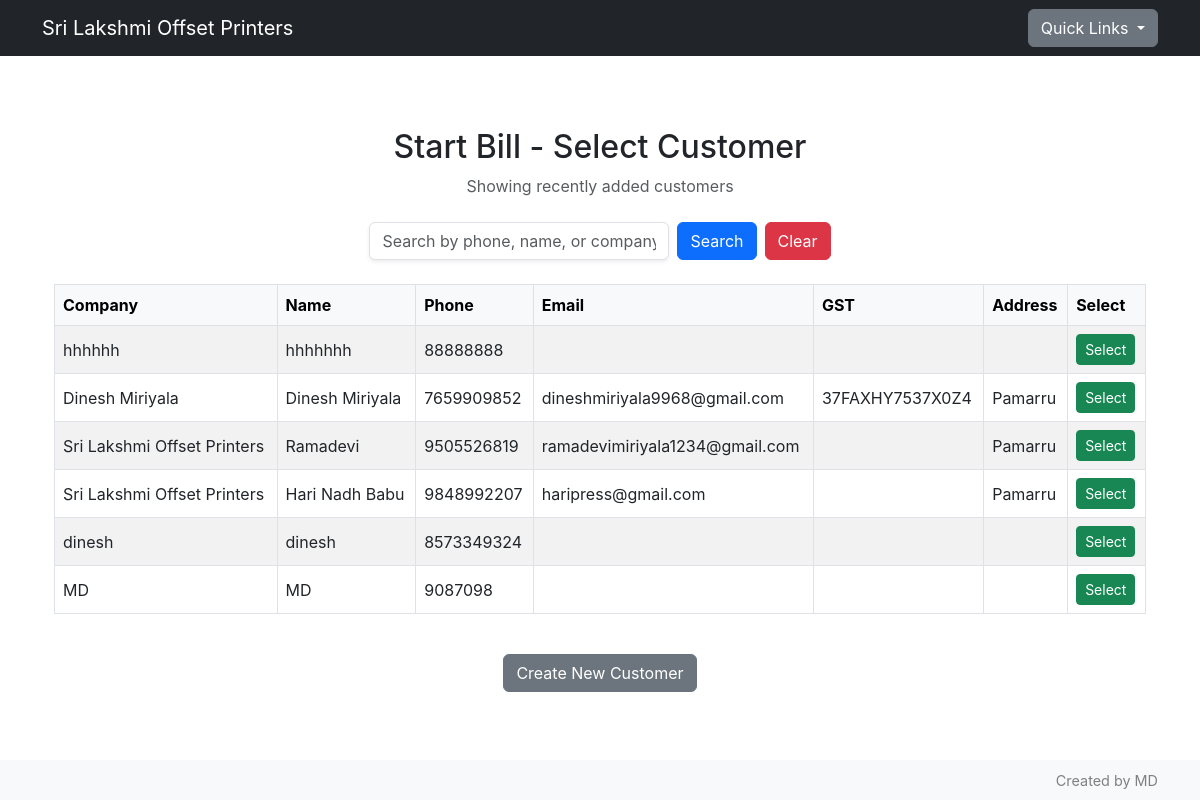
The app's page /select_customer, older data.
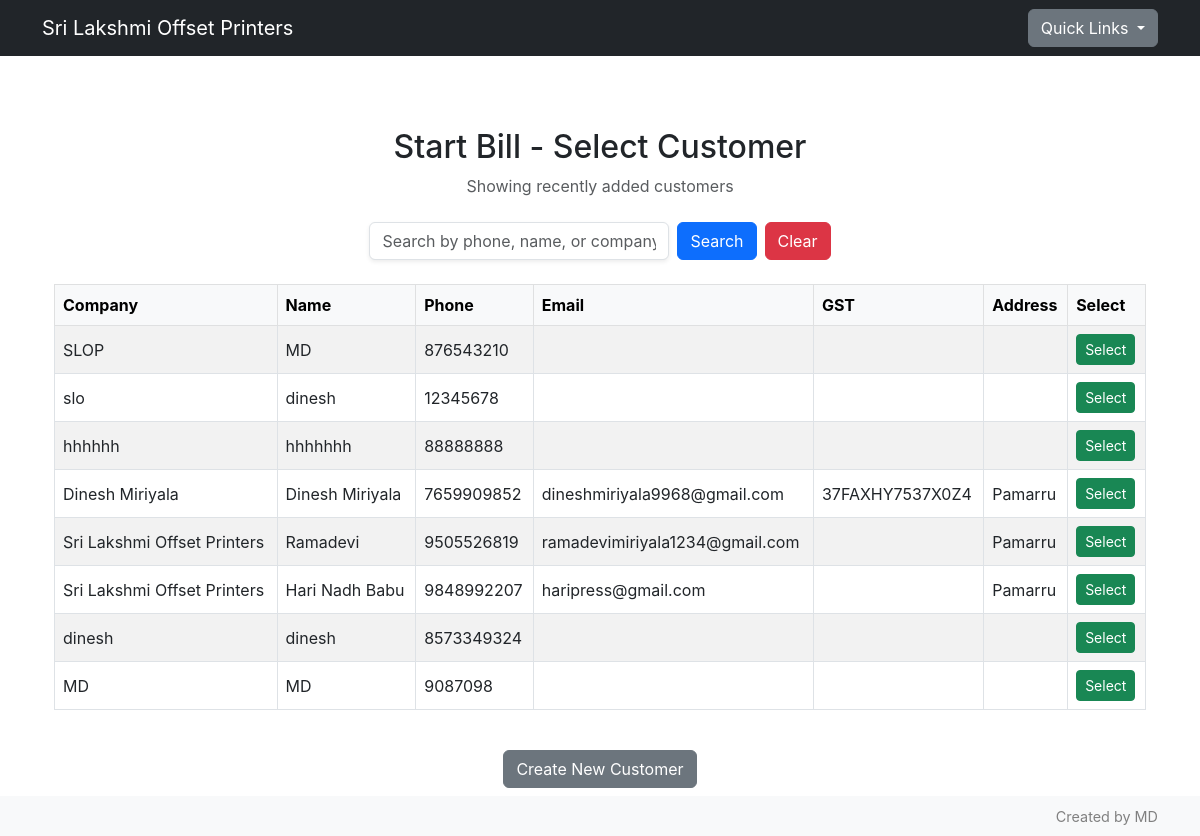
The same page, newer data.
### db/models.py (models this page shows)
class customer(db.Model):
    id = db.Column(db.Integer, primary_key=True)
    name = db.Column(db.String(50), nullable=False)
    company = db.Column(db.String(50))
    phone = db.Column(db.String(50), nullable=False, unique=True)
    email = db.Column(db.String(50))
    gst = db.Column(db.String(30))
    address = db.Column(db.Text)
    businessType = db.Column(db.String(50))
    invoices = db.relationship("invoice", backref="customer", lazy= True)
    createdAt = db.Column(db.DateTime, default=datetime.utcnow())

### app.py (the view)
@app.route('/select_customer', methods=['GET', 'POST'])
def select_customer():
    if request.method == 'POST':
        phone = request.form.get('customer')
        sel = customer.query.filter_by(phone=phone).first_or_404()
        return render_template('create_bill.html', customer=sel, inventory=item.query.all())
    q = (request.args.get('q') or '').strip()
    if q:
        like = f"%{q}%"
        customers = (customer.query
                     .filter((customer.phone.ilike(like)) |
                             (customer.name.ilike(like))  |
                             (customer.company.ilike(like)))
                     .order_by(customer.id.desc())
                     .limit(100)
                     .all())
    else:
        customers = (customer.query
                     .order_by(customer.id.desc())
                     .limit(25)
                     .all())
    return render_template('select_customer.html', customers=customers)

### templates/select_customer.html (shortened to what this page needs)
{% extends 'base.html' %}
{% block content %}
<div class="container py-4">
  <h2 class="mb-2 text-center">Start Bill - Select Customer</h2>
  {% if not request.args.get('q') %}
    <p class="text-center text-muted mb-4">Showing recently added customers</p>
  {% else %}
    <p class="text-center text-muted mb-4">Search results</p>
  {% endif %}
  <form method="GET" action="{{ url_for('select_customer') }}" class="row g-2 mb-4 justify-content-center align-items-end">
    <div class="col-auto">
      <input type="text" name="q" class="form-control shadow-sm" style="min-width: 300px;" placeholder="Search by phone, name, or company" value="{{ request.args.get('q', '') }}">
    </div>
    <div class="col-auto">
      <button type="submit" class="btn btn-primary">Search</button>
    </div>
    <div class="col-auto">
      <a href="{{ url_for('select_customer') }}" class="btn btn-danger">Clear</a>
    </div>
  </form>
  {% if customers %}
    <div class="table-responsive">
      <table class="table table-striped table-bordered align-middle text-start">
        <thead class="table-light">
          <tr>
            <th>Company</th>
            <th>Name</th>
            <th>Phone</th>
            <th>Email</th>
            <th>GST</th>
            <th>Address</th>
            <th>Select</th>
          </tr>
        </thead>
        <tbody>
          {% for c in customers %}
          <tr>
            <td>{{ c.company }}</td>
            <td>{{ c.name }}</td>
            <td>{{ c.phone }}</td>
            <td>{{ c.email }}</td>
            <td>{{ c.gst }}</td>
            <td>{{ c.address }}</td>
            <td>
              <form method="POST" action="{{ url_for('start_bill') }}">
                <button type="submit" class="btn btn-sm btn-success">Select</button>
              </form>
            </td>
          </tr>
          {% endfor %}
        </tbody>
      </table>
    </div>
  {% elif request.args.get('q') %}
    <p class="text-center text-muted">No customers found for your search.</p>
  {% endif %}
  <div class="text-center mt-4">
    <a href="/create_customers?next_url=/create-bill&bill_generation=true" class="btn btn-secondary">Create New Customer</a>
  </div>
</div>
{% endblock %}

Row changes from the older to the newer data that the page shows:
added customer: company "SLOP", name "MD", phone "876543210"
added customer: company "slo", name "dinesh", phone "12345678"
